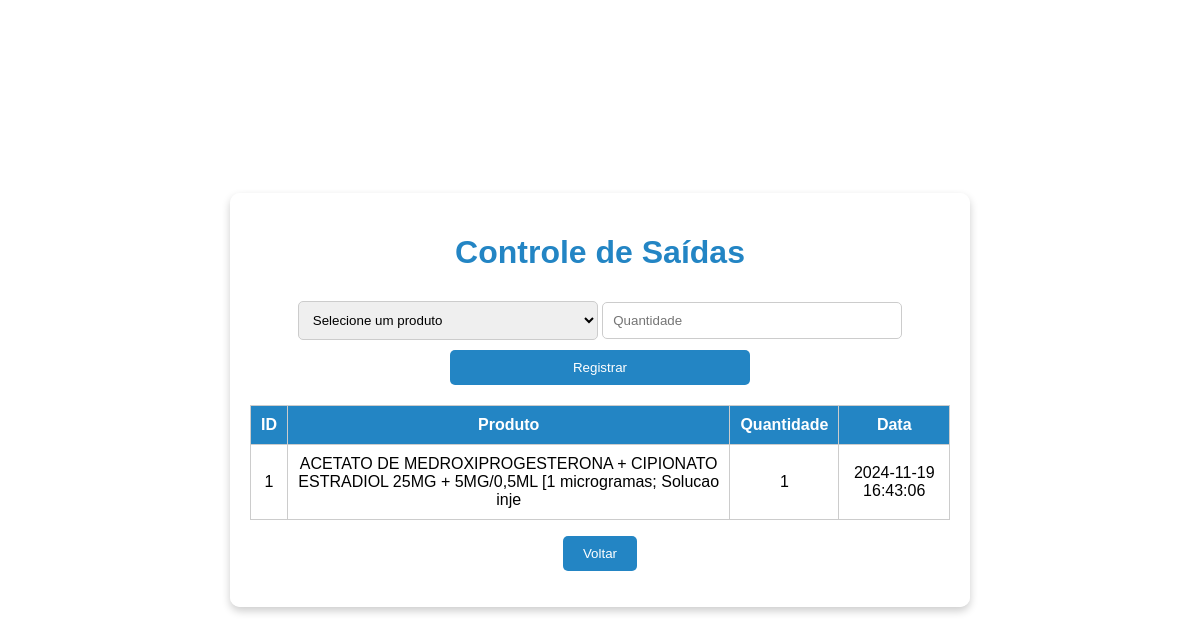
/saidas.php (signed in), run on the app's committed database.
### tables this page shows
CREATE TABLE `saidas` (
  `id` int(11) NOT NULL,
  `produto_id` int(11) NOT NULL,
  `quantidade` int(11) NOT NULL,
  `data_saida` timestamp NOT NULL DEFAULT current_timestamp()
);

CREATE TABLE `produtos` (
  `id` int(11) NOT NULL,
  `nome` varchar(100) NOT NULL,
  `descricao` text DEFAULT NULL,
  `quantidade` int(11) NOT NULL,
  `preco` decimal(10,2) NOT NULL
);

### saidas.php (the view, shortened to what this page needs)
<?php
require 'conexao.php';
$saidas_result = $conn->query("
    SELECT s.id, p.nome AS produto, s.quantidade, s.data_saida
    FROM saidas s
    JOIN produtos p ON s.produto_id = p.id
");
?>
<!DOCTYPE html>
<html lang="pt-BR">
<head>
</head>
<body>
    <div class="container">
        <h1>Controle de Saídas</h1>
        <form method="post">
            <select name="produto_id" required>
                <option value="">Selecione um produto</option>
            </select>
            <input type="number" name="quantidade" placeholder="Quantidade" min="1" required>
            <button type="submit">Registrar</button>
        </form>
        <table>
            <thead>
                <tr>
                    <th>ID</th>
                    <th>Produto</th>
                    <th>Quantidade</th>
                    <th>Data</th>
                </tr>
            </thead>
            <tbody>
                <?php while ($saida = $saidas_result->fetch_assoc()): ?>
                    <tr>
                        <td><?= $saida['id'] ?></td>
                        <td><?= $saida['produto'] ?></td>
                        <td><?= $saida['quantidade'] ?></td>
                        <td><?= $saida['data_saida'] ?></td>
                    </tr>
                <?php endwhile; ?>
            </tbody>
        </table>
        <p>
            <a href="home.php">
                <button type="button" style="background-color: #2385c4; color: white; padding: 10px 20px; border: none; border-radius: 5px; cursor: pointer;">Voltar</button>
            </a>
        </p>
    </div>
</body>
</html>

### saidas.php (style rules this page uses)
body { background: url('fundonovo.jpg') no-repeat center center fixed; background-size: cover; font-family: Arial, sans-serif; display: flex; justify-content: center; align-items: center; height: 100vh; margin: 0; }
h1 { color: #2385c4; text-align: center; margin-bottom: 20px; }
.container { background: rgba(255, 255, 255, 0.9); padding: 20px; border-radius: 10px; box-shadow: 0 4px 8px rgba(0, 0, 0, 0.2); width: 90%; max-width: 700px; text-align: center; }
form { margin-bottom: 20px; }
select, input[type="number"] { width: 90%; max-width: 300px; padding: 10px; margin: 10px 0; border: 1px solid #ccc; border-radius: 5px; box-sizing: border-box; }
button[type="submit"] { background-color: #2385c4; color: #fff; padding: 10px; border: none; border-radius: 5px; cursor: pointer; width: 90%; max-width: 300px; }
table { width: 100%; margin-top: 20px; border-collapse: collapse; }
table th, table td { border: 1px solid #ccc; padding: 10px; text-align: center; }
table th { background-color: #2385c4; color: white; }
a { color: #2385c4; text-decoration: none; }

### data on the page
saidas: id "1", produto.nome "ACETATO DE MEDROXIPROGESTERONA + CIPIONATO ESTRADIOL 25MG + 5MG/0,5ML [1 microgramas; Solucao inje", quantidade "1", data_saida "2024-11-19 16:43:06"
